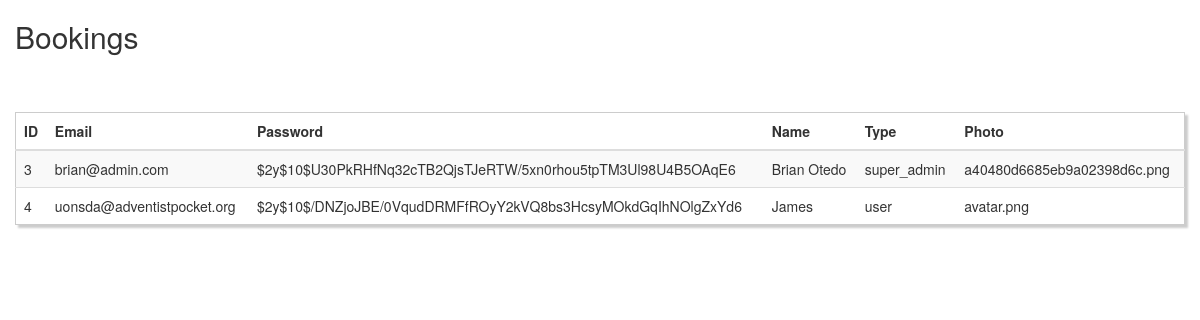
The page /Bookings.php on the database its author committed.
### tables this page shows
CREATE TABLE `users` (
  `id` int(11) UNSIGNED NOT NULL,
  `email` varchar(250) NOT NULL DEFAULT '',
  `password` varchar(200) NOT NULL DEFAULT '',
  `name` varchar(30) NOT NULL,
  `type` varchar(30) NOT NULL DEFAULT 'user',
  `photo` varchar(255) NOT NULL DEFAULT 'avatar.png'
);

### Bookings.php (the view, shortened to what this page needs)
<?php
$query="select * from users";
$result= mysqli_query($conn,$query);
?>
<!DOCTYPE html>
<html lang="en">
<head>
<link href="//netdna.bootstrapcdn.com/bootstrap/3.0.0/css/bootstrap.min.css" rel="stylesheet" id="bootstrap-css">
</head>
<body class="bg-red">
<div class="container">
    <div class="row mt-5">
    <table class="table table-striped custab">
    <thead>
    <h2 class="display-6 f text-centre">Bookings</h2>
        <tr>
            <th>ID</th>
            <th>Email</th>
            <th>Password</th>
            <th>Name</th>
            <th>Type</th>
            <th>Photo</th>
        </tr>
    </thead>
            <tr>
                <?php
                while($row=mysqli_fetch_assoc($result))
                {?>
                <td> <?php echo $row['id']; ?> </td>
                <td> <?php echo $row['email']; ?> </td>
                <td> <?php echo $row['password']; ?> </td>
                <td> <?php echo $row['name']; ?> </td>
                <td> <?php echo $row['type']; ?> </td>
                <td> <?php echo $row['photo']; ?> </td>
            </tr>
                    <?php
                }
                ?>
    </table>
    </div>
</div>

### Bookings.php (style rules this page uses)
.custab { border: 1px solid #ccc; padding: 5px; margin: 5% 0; box-shadow: 3px 3px 2px #ccc; transition: 0.5s; }

### rows shown on the page
users: id "3", email "brian@admin.com", password "$2y$10$U30PkRHfNq32cTB2QjsTJeRTW/5xn0rhou5tpTM3Ul98U4B5OAqE6", name "Brian Otedo", type "super_admin", photo "a40480d6685eb9a02398d6c.png"
users: id "4", email "uonsda@adventistpocket.org", password "$2y$10$/DNZjoJBE/0VqudDRMFfROyY2kVQ8bs3HcsyMOkdGqIhNOlgZxYd6", name "James", type "user", photo "avatar.png"
